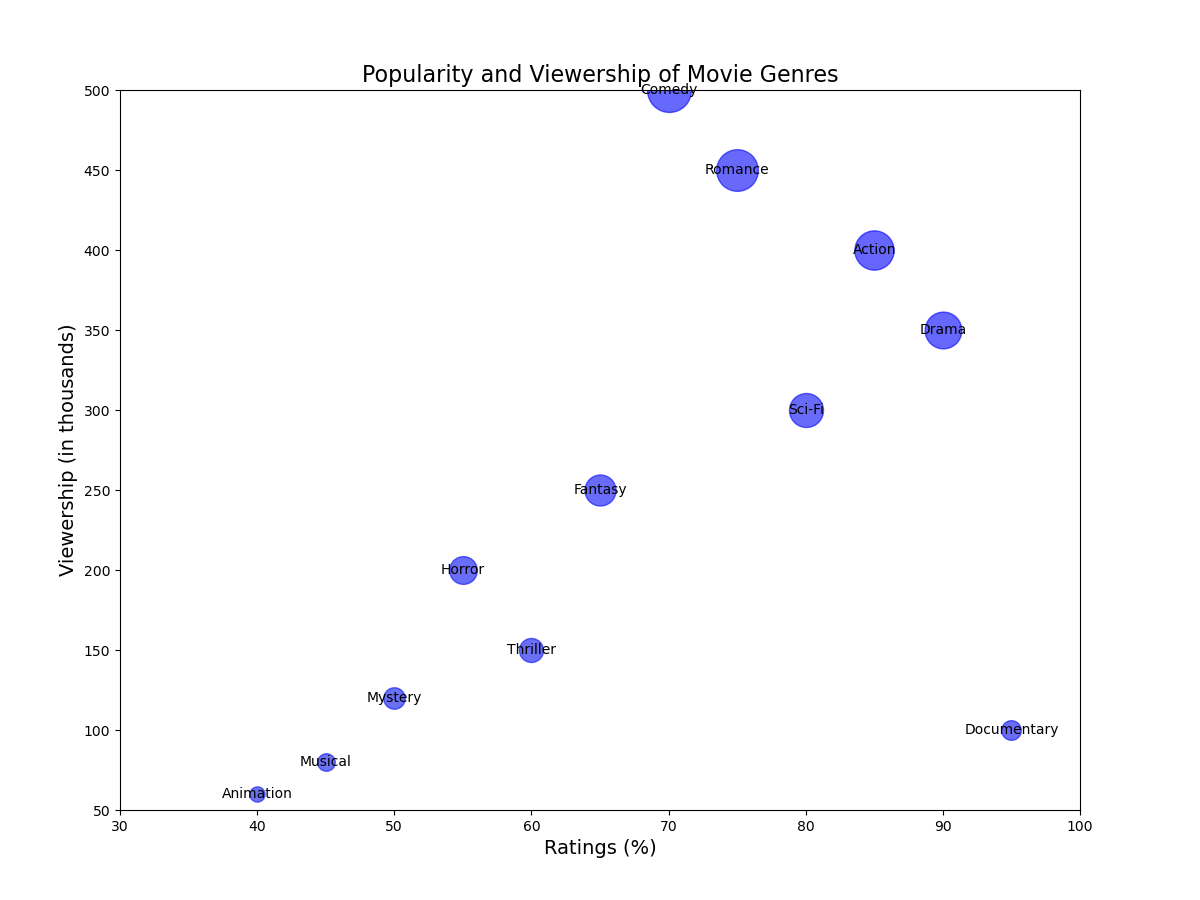

Write Python code to recreate this figure.

import matplotlib.pyplot as plt

# Defining the data
genres = ['Action', 'Drama', 'Comedy', 'Romance', 'Sci-Fi', 'Fantasy', 
          'Horror', 'Documentary', 'Thriller', 'Mystery', 'Musical', 'Animation']
ratings = [85, 90, 70, 75, 80, 65, 55, 95, 60, 50, 45, 40]
viewership = [400, 350, 500, 450, 300, 250, 200, 100, 150, 120, 80, 60]
comments = [200, 220, 180, 150, 170, 130, 110, 90, 120, 100, 60, 50]

# Rescaling viewership for bubble size
size = [viewers * 2 for viewers in viewership]

# Create a bubble chart
fig, ax = plt.subplots(figsize=(12, 9))

for i in range(len(genres)):
    ax.scatter(ratings[i], viewership[i], s=size[i], alpha=0.6, color=f"#{i:02x}{i*2:02x}{255-i*2:02x}")

# Loop to annotate each bubble
for i, txt in enumerate(genres):
    ax.annotate(txt, (ratings[i], viewership[i]), ha='center', va='center')

# Set the chart's title and labels
ax.set_title('Popularity and Viewership of Movie Genres', fontsize=16)
ax.set_xlabel('Ratings (%)', fontsize=14)
ax.set_ylabel('Viewership (in thousands)', fontsize=14)

# Change the axes limits
ax.set_xlim(30, 100)
ax.set_ylim(50, 500)

# Tweak spacing to prevent clipping of tick-labels
plt.subplots_adjust(left=0.1, right=0.9, top=0.9, bottom=0.1)

plt.show()
